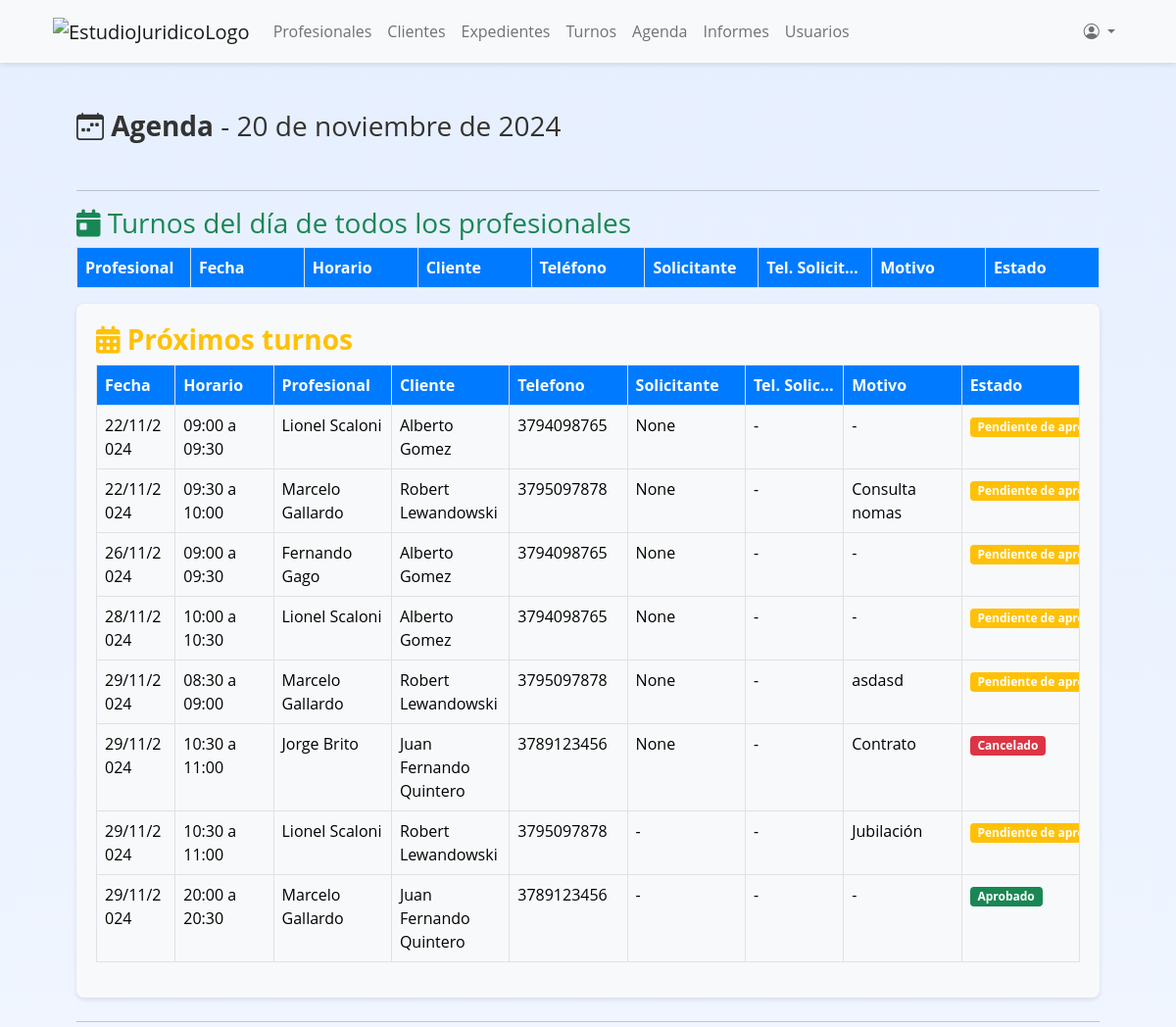
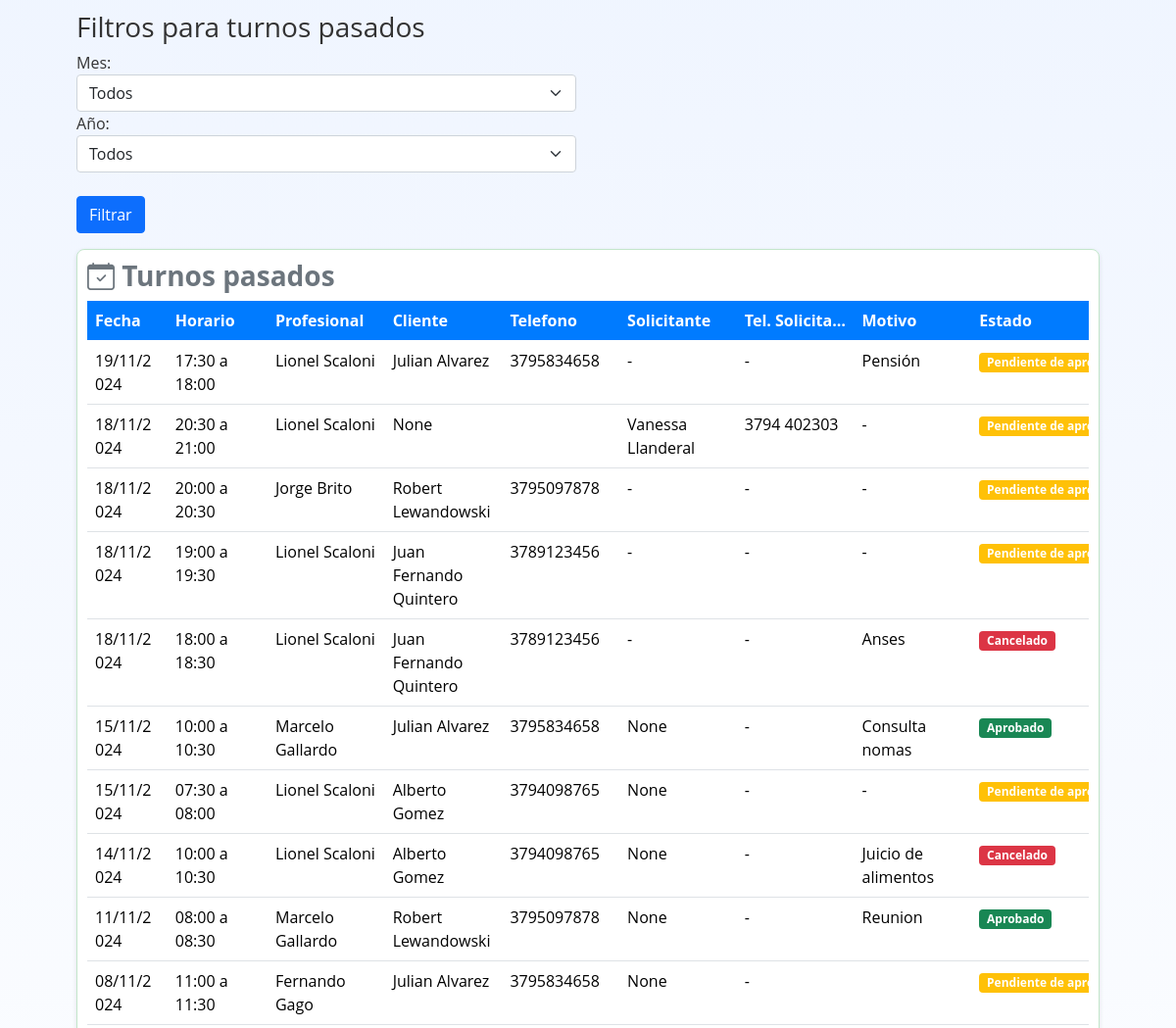
Page /turnos/agenda/ (signed in, upper part) on the earlier database version (2 pictures, top to bottom).
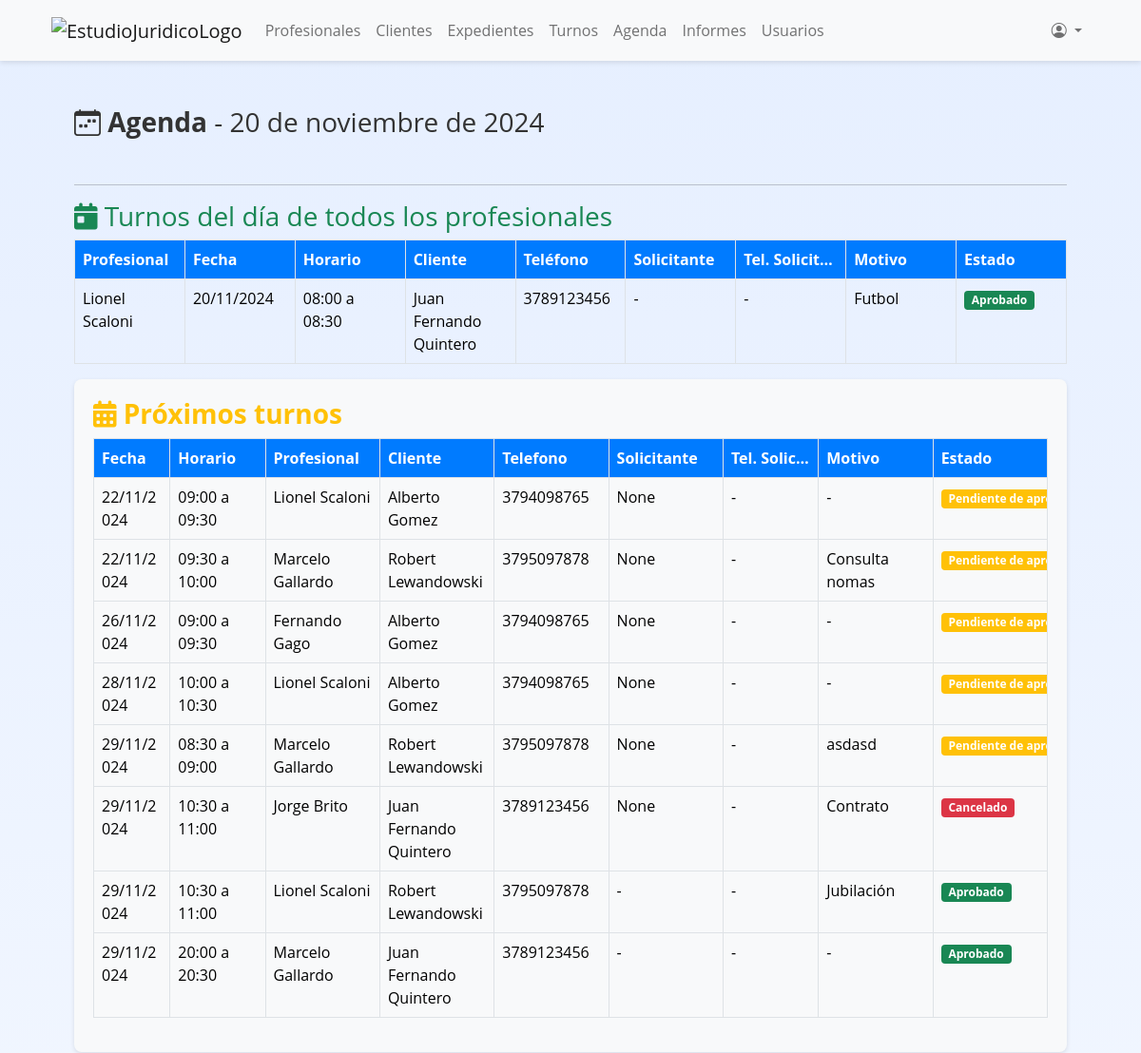
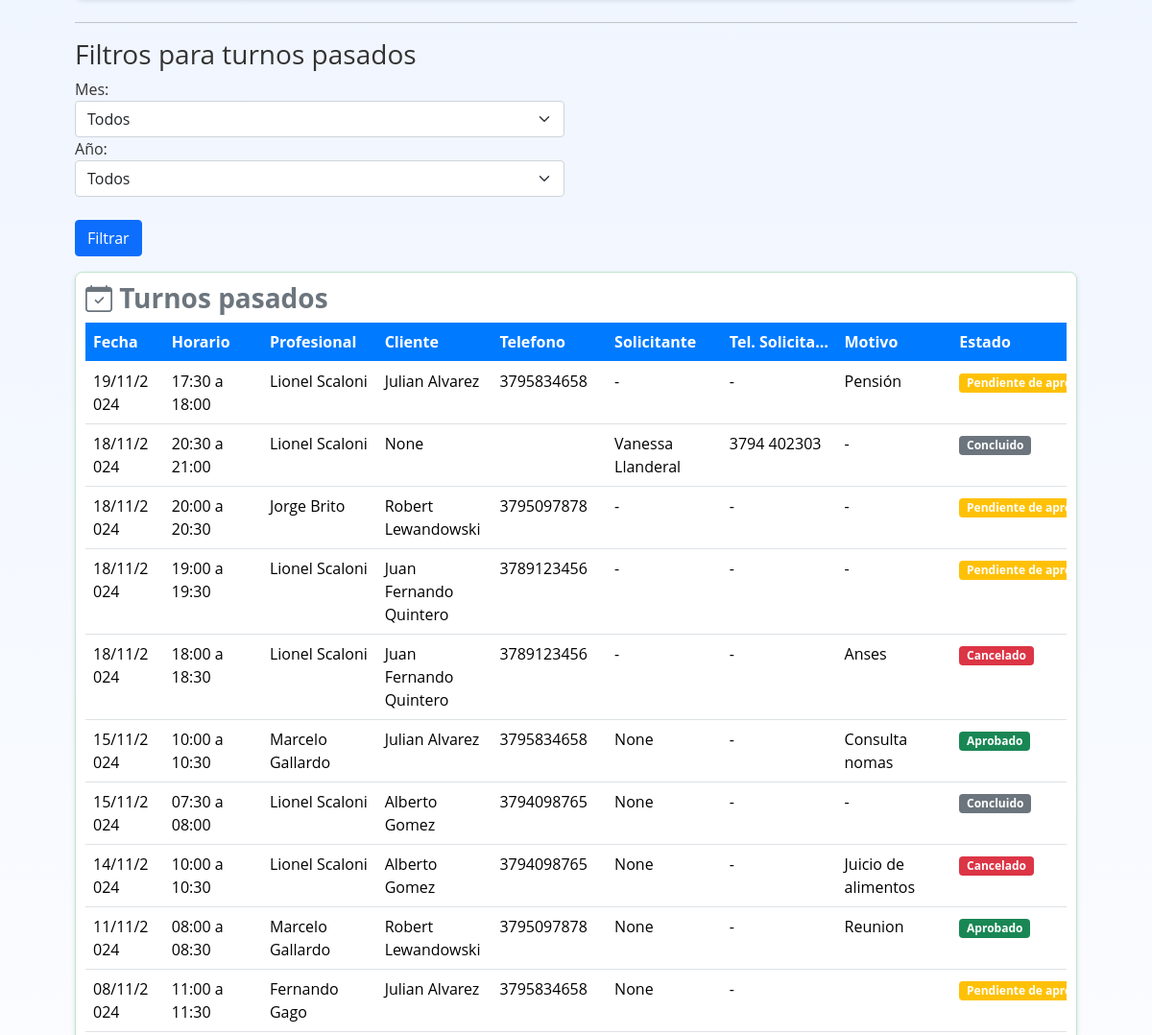
Same page on the later database version (2 pictures, top to bottom).
### turnos/models.py (models this page shows, shortened)
class Turno(models.Model):
    cliente = models.ForeignKey(Cliente, on_delete=models.CASCADE, related_name='turnos', null=True, blank=True, default='-')
    solicitante = models.CharField(max_length=100, null=True, blank=True, default="-")
    contacto_solicitante = models.CharField('Contacto del solicitante', max_length=150, null=True, blank=True, default="-")
    profesional = models.ForeignKey(Profesional, on_delete=models.CASCADE, related_name='turnos')
    id_turno = models.AutoField(primary_key=True)
    dia = models.DateField(validators=[validar_dia])
    horario = models.CharField(max_length=50, choices=HORARIOS)
    motivo = models.TextField(max_length=500, null=True, blank=True, default='-')
    estado = models.CharField(max_length=25, choices=ESTADOS, default='Pendiente de aprobación')
    fecha_creacion = models.DateTimeField(auto_now_add=True)
    class Meta:
        ordering = ['-fecha_creacion']
        constraints = [
            models.UniqueConstraint(
                fields=['dia', 'horario', 'profesional'],
                name='unique_turno_profesional'
            )
        ]

### profesionales/models.py (models this page shows)
class Profesional(models.Model):
    nombre = models.CharField(max_length=60)
    apellido = models.CharField(max_length=60)
    dni = models.CharField('DNI', max_length=8, primary_key=True, unique=True, validators=[validar_dni])  # PK y de valor único
    idMatriculaProf = models.CharField('Nº de matricula del profesional', max_length=50, unique=True)
    foto = models.ImageField('Foto', upload_to='images/', null=True, blank=True)
    especialidad = models.CharField(max_length=200, choices=ESPECIALIDADES, null=True, blank=True)
    estado = models.BooleanField(default=True)
    fecha_ingreso = models.DateField('Fecha de ingreso')
    fecha_egreso = models.DateField('Fecha de egreso', null=True, blank=True)
    motivo_egreso = models.TextField('Motivo de egreso', max_length=250, null=True, blank=True)
    domicilio = models.CharField(max_length=250, null=True, blank=True)
    cod_postal = models.CharField('Codigo Postal', max_length=4, null=True, blank=True)
    telefono = models.CharField(max_length=10, null=True, validators=[validar_telefono])
    email = models.EmailField(max_length=250, null=True, blank=True)
    class Meta:
        verbose_name_plural = 'Profesionales'
    @property
    def full_name(self):
        return f"{self.nombre} {self.apellido}"
    def __str__(self):
        return self.full_name

### clientes/models.py (models this page shows)
class Cliente(models.Model):
    nombre = models.CharField(max_length=60, blank=False)
    apellido = models.CharField(max_length=60, blank=False)
    dni = models.CharField('DNI', max_length=8, primary_key=True, unique=True, validators=[validar_dni], blank=False)
    estado = models.BooleanField(default=True)
    fecha_ingreso = models.DateField('Fecha de ingreso')
    fecha_nacimiento = models.DateField('Fecha de nacimiento', blank=True, null=True, validators=[validar_fecha_nacimiento])
    nacionalidad = models.CharField('Nacionalidad', max_length=50)
    ocupacion = models.CharField('Ocupación', max_length=50, blank=True, null=True)
    lugar_laboral = models.CharField('Lugar laboral', max_length=100, blank=True, null=True)
    años_aportes = models.IntegerField('Años de aportes', default=None, blank=True, null=True)
    domicilio = models.CharField(max_length=250, null=True, blank=True)
    cod_postal = models.CharField('Codigo postal', max_length=4, null=True, blank=True, validators=[validar_codPostal])
    telefono = models.CharField(max_length=10, null=True, validators=[validar_telefono])
    email = models.EmailField(max_length=250, null=True, blank=True)
    @property
    def full_name(self):
        return f"{self.nombre} {self.apellido}"
    def __str__(self):
        return self.full_name

### turnos/views.py (the view, shortened to what this page needs)
# urls.py: path('agenda/', agendaView, name='agenda'),
def agendaView(request):
    hoy = date.today()
    user_rol = request.user.rol
    meses = [(i, calendar.month_name[i]) for i in range(1, 13)]
    mes = request.GET.get('mes')
    anio = request.GET.get('anio')
    if user_rol == "Admin":
        profesionales = Profesional.objects.filter(estado=True).prefetch_related('turnos')
        turnos_hoy = Turno.objects.filter(dia=hoy).order_by('dia', 'horario')
        turnos_proximos = Turno.objects.filter(dia__gt=hoy).order_by('dia', 'horario')
        turnos_pasados = Turno.objects.filter(dia__lt=hoy).order_by('-dia', '-horario')
        anios = (
            turnos_pasados
            .annotate(anio=ExtractYear('dia'))  # Extraer el año del campo 'dia'
            .values_list('anio', flat=True)    # Obtener una lista de años
            .distinct()                        # Evitar duplicados
        )
        if mes and anio:
            turnos_pasados = turnos_pasados.filter(dia__month=mes, dia__year=anio)
        elif mes:
            turnos_pasados = turnos_pasados.filter(dia__month=mes)
        elif anio:
            turnos_pasados = turnos_pasados.filter(dia__year=anio)
        context = {
            'profesionales': profesionales,
            'dia': hoy,
            'turnos_hoy': turnos_hoy,
            'turnos_proximos': turnos_proximos,
            'turnos_pasados': turnos_pasados,
            'meses': meses,  # Agregar meses al contexto
            'anios': sorted(anios, reverse=True),
            'admin_view': True,
            'mes_seleccionado': mes,
            'anio_seleccionado': anio,
        }
    else:
        context = {
            'error': "No tienes permisos para acceder a esta sección."
        }
    return render(request, 'turnos/agenda.html', context)

### turnos/templates/turnos/agenda.html (shortened to what the changed rows need)
{% extends "main.html" %}
{% block content %}
<div class="container mt-5">
    <br>
    {% if admin_view %}
        <table class="table table-bordered">
            <thead>
                <tr>
                    <th>Profesional</th>
                    <th>Fecha</th>
                    <th>Horario</th>
                    <th>Cliente</th>
                    <th>Teléfono</th>
                    <th>Solicitante</th>
                    <th>Tel. Solicitante</th>
                    <th>Motivo</th>
                    <th>Estado</th>
                </tr>
            </thead>
            <tbody>
                {% for profesional in profesionales %}
                    {% for turno in profesional.turnos.all %}
                        {% if turno.dia == dia %}
                            <tr>
                                <td>{{ profesional.nombre }} {{ profesional.apellido }}</td>
                                <td>{{ turno.dia|date:"d/m/Y" }}</td>
                                <td>{{ turno.horario }}</td>
                                <td>{{ turno.cliente }}</td>
                                <td>{{ turno.cliente.telefono }}</td>
                                <td>{{ turno.solicitante }}</td>
                                <td>{{ turno.contacto_solicitante }}</td>
                                <td>{{ turno.motivo }}</td>
                                <td>
                                    {% if turno.estado == "Aprobado" %}
                                        <span class="badge bg-success">{{ turno.estado }}</span>
                                    {% endif %}
                                </td>
                            </tr>
                        {% endif %}
                    {% empty %}
                        <tr>
                            <td colspan="9">No hay turnos para este profesional hoy.</td>
                        </tr>
                    {% endfor %}
                {% endfor %}
            </tbody>
        </table>
        <section class="agenda-section mb-4">
            {% if turnos_proximos %}
                <table class="table table-bordered">
                    <thead>
                        <tr>
                            <th class="col-rol">Fecha</th>
                            <th class="col-horario">Horario</th>
                            <th>Profesional</th>
                            <th>Cliente</th>
                            <th>Telefono</th>
                            <th>Solicitante</th>
                            <th class="col-horario">Tel. Solicitante</th>
                            <th>Motivo</th>
                            <th>Estado</th>
                        </tr>
                    </thead>
                    <tbody>
                        {% for turno in turnos_proximos %}
                            <tr>
                                <td class="col-rol">{{ turno.dia|date:"d/m/Y" }}</td>
                                <td class="col-horario">{{ turno.horario }}</td>
                                <td>{{ turno.profesional }}</td>
                                <td>{{ turno.cliente }}</td>
                                <td>{{ turno.cliente.telefono }}</td>
                                <td>{{ turno.solicitante }}</td>
                                <td class="col-horario">{{ turno.contacto_solicitante }}</td>
                                <td>{{ turno.motivo }}</td>
                                <td>
                                    {% if turno.estado == "Pendiente de aprobación" %}<span class="badge bg-warning">{{ turno.estado }}</span>{% endif %}
                                    {% if turno.estado == "Aprobado" %}<span class="badge bg-success">{{ turno.estado }}</span>{% endif %}
                                    {% if turno.estado == "Cancelado" %}<span class="badge bg-danger">{{ turno.estado }}</span>{% endif %}
                                </td>
                            </tr>
                        {% endfor %}
                    </tbody>
                </table>
            {% else %}
                <p class="text-muted">No tienes próximos turnos.</p>
            {% endif %}
        </section>
        <section class="agenda-section turnos-dia mb-4">
            {% if turnos_pasados %}
                <table class="table table-hover">
                    <thead>
                        <tr>
                            <th class="col-rol">Fecha</th>
                            <th class="col-horario">Horario</th>
                            <th>Profesional</th>
                            <th>Cliente</th>
                            <th>Telefono</th>
                            <th>Solicitante</th>
                            <th>Tel. Solicitante</th>
                            <th>Motivo</th>
                            <th>Estado</th>
                        </tr>
                    </thead>
                    <tbody>
                        {% for turno in turnos_pasados %}
                            <tr>
                                <td class="col-rol">{{ turno.dia|date:"d/m/Y" }}</td>
                                <td class="col-horario">{{ turno.horario }}</td>
                                <td>{{ turno.profesional }}</td>
                                <td>{{ turno.cliente }}</td>
                                <td>{{ turno.cliente.telefono }}</td>
                                <td>{{ turno.solicitante }}</td>
                                <td>{{ turno.contacto_solicitante }}</td>
                                <td>{{ turno.motivo }}</td>
                                <td>
                                    {% if turno.estado == "Pendiente de aprobación" %}<span class="badge bg-warning">{{ turno.estado }}</span>{% endif %}
                                    {% if turno.estado == "Aprobado" %}<span class="badge bg-success">{{ turno.estado }}</span>{% endif %}
                                    {% if turno.estado == "Cancelado" %}<span class="badge bg-danger">{{ turno.estado }}</span>{% endif %}
                                    {% if turno.estado == "Concluido" %}<span class="badge bg-secondary">{{ turno.estado }}</span>{% endif %}
                                </td>
                            </tr>
                        {% endfor %}
                    </tbody>
                </table>
            {% else %}
                <p class="text-muted">No hay turnos pasados registrados.</p>
            {% endif %}
        </section>
    {% endif %}
</div>
{% endblock %}

Differences in the rows shown:
now on this page (row unchanged): Profesional: nombre "Lionel", apellido "Scaloni"
added Turno: dia "20/11/2024", horario "08:00 a 08:30", cliente "Juan Fernando Quintero", cliente.telefono "3789123456", solicitante "-", contacto_solicitante "-", motivo "Futbol", estado "Aprobado"
changed Turno "Jubilación": estado "Pendiente de…" → "Aprobado"
changed Turno "Vanessa Llanderal": estado "Pendiente de…" → "Concluido"
changed Turno (number 16 of 19 on the later page): estado "Pendiente de…" → "Concluido"
